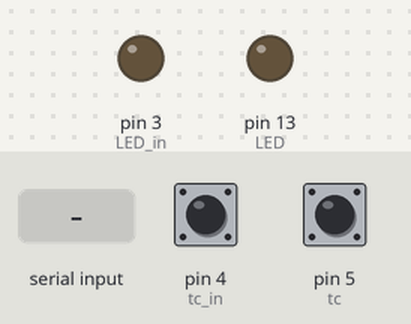
Bench run of a sketch on a simulated Arduino Uno, built with avr-gcc and run on an emulated ATmega328P. Parts: output pins drawn as LEDs (lit = HIGH). The test bench sets the inputs (shaded band); at power-on: pin 4 (tc_in) HIGH, pin 5 (tc) HIGH.

Above: at 1.2 s.
1.3 s: "1" received over Serial
At 1.8 s:
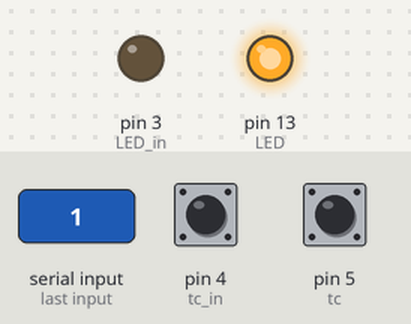
2.8 s: "2" received over Serial
At 4.0 s:
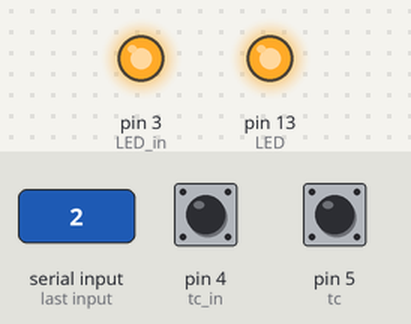
4.3 s: "0" received over Serial
At 5.3 s:
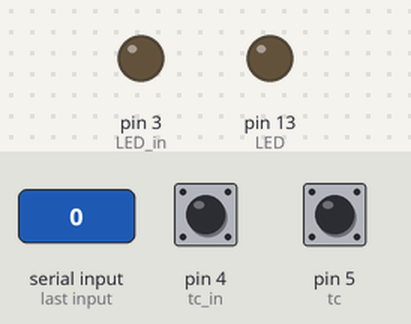
5.8 s: "2" received over Serial
At 6.4 s:
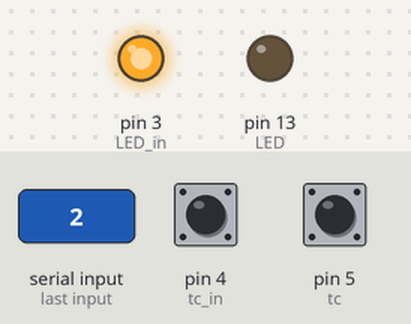
Timing chart, 0 to 8.8 s (numbered marks = the images above; inputs shaded):
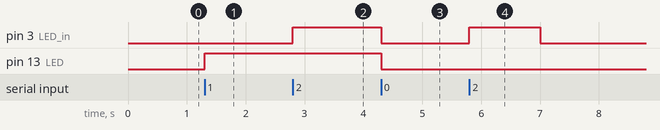

The sketch:

main2.ino
```cpp
int data;
int LED=13;
int LED_in=3;
int tc = 5;
int tc_in = 4;
int count = 0;
unsigned long realtime;
unsigned long realtime_in;
int timewait = 7000;
unsigned long timenow = 0;
int timewait_in = 1;
unsigned long timenow_in = 0;
void setup() {
  Serial.begin(115200);                               //initialize serial COM at 9600 baudrate
  pinMode(LED, OUTPUT);                    //declare the LED pin (13) as output
  digitalWrite (LED, LOW);                     //Turn OFF the Led in the beginning
  pinMode(LED_in, OUTPUT);
  digitalWrite (LED_in, LOW);
  pinMode(tc, INPUT);
  pinMode(tc_in, INPUT);
}
void loop() {
  realtime_in = millis();
if (realtime_in - timenow_in >= timewait_in){
  timenow_in=millis();
  data = Serial.read();
}
realtime = millis();
if (realtime - timenow >= timewait){
  timenow=millis();
  tc = digitalRead(5);
  tc_in = digitalRead(4);
  if (digitalRead(LED) == HIGH){
    if (tc == LOW){
    digitalWrite (LED, HIGH);
    }
    else{
    digitalWrite (LED, LOW);}
  }
  if (digitalRead(LED) == LOW){
    digitalWrite(LED, LOW);
  }
  if (digitalRead(LED_in) == HIGH){
    if (tc_in == LOW){
    digitalWrite (LED_in, HIGH);
    }
    else{
    digitalWrite (LED_in, LOW);}
  }
  if (digitalRead(LED_in) == LOW){
    digitalWrite(LED_in, LOW);
  }
}

if (data == '1'){
  count = 1;
  if (count == 1)
  digitalWrite (LED, HIGH);}

if (data == '2'){
  count = 2;
  if (count == 2)
  digitalWrite (LED_in, HIGH);}

if (data == '0'){
  count = 0;
  if (count == 0)
  digitalWrite (LED_in, LOW);
  digitalWrite (LED, LOW);}
}
```

Measured:
- after the input at 1.3 s, pin 13 (LED): LOW → HIGH at once
- after the input at 2.8 s, pin 3 (LED_in): LOW → HIGH at once
- after the input at 4.3 s, pin 3 (LED_in), pin 13 (LED): HIGH → LOW at once
- after the input at 5.8 s, pin 3 (LED_in): LOW → HIGH at once, → LOW 1.2 s later
